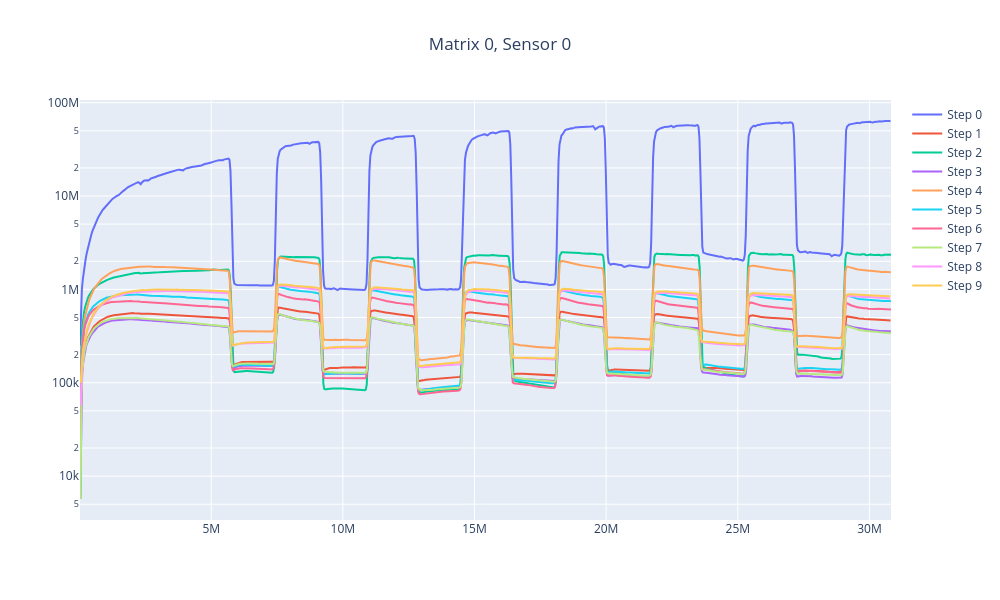
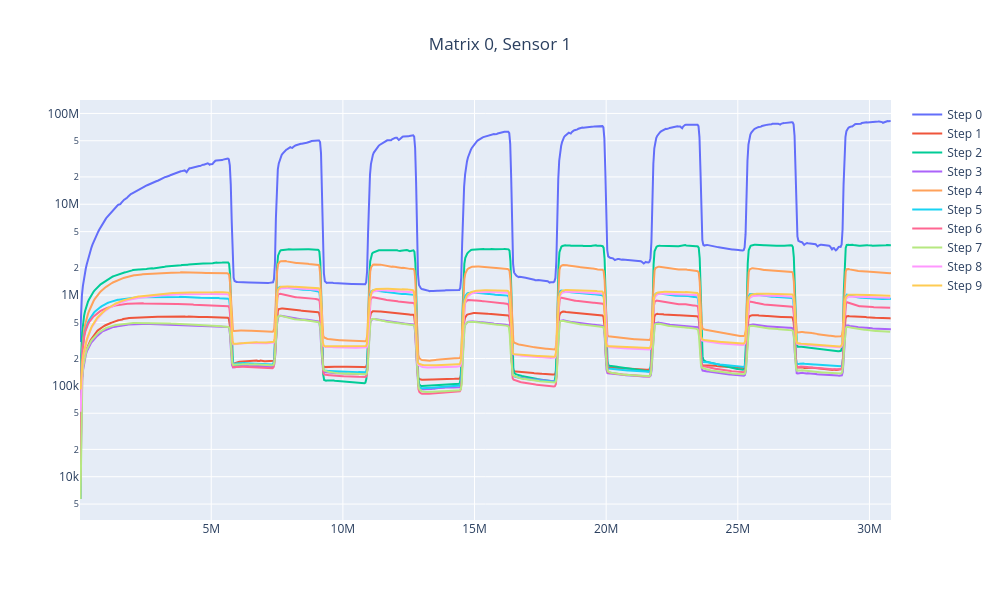
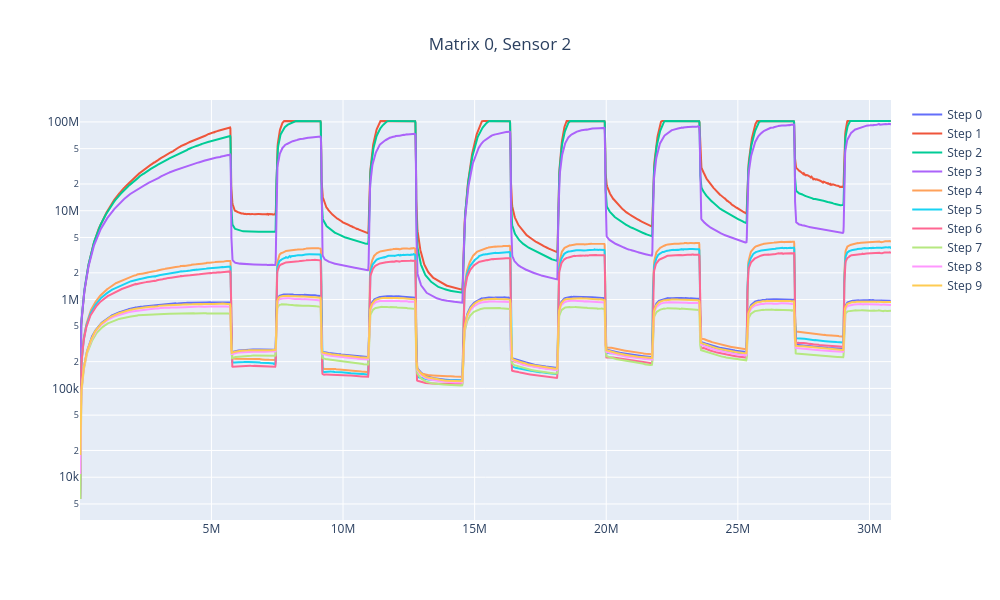
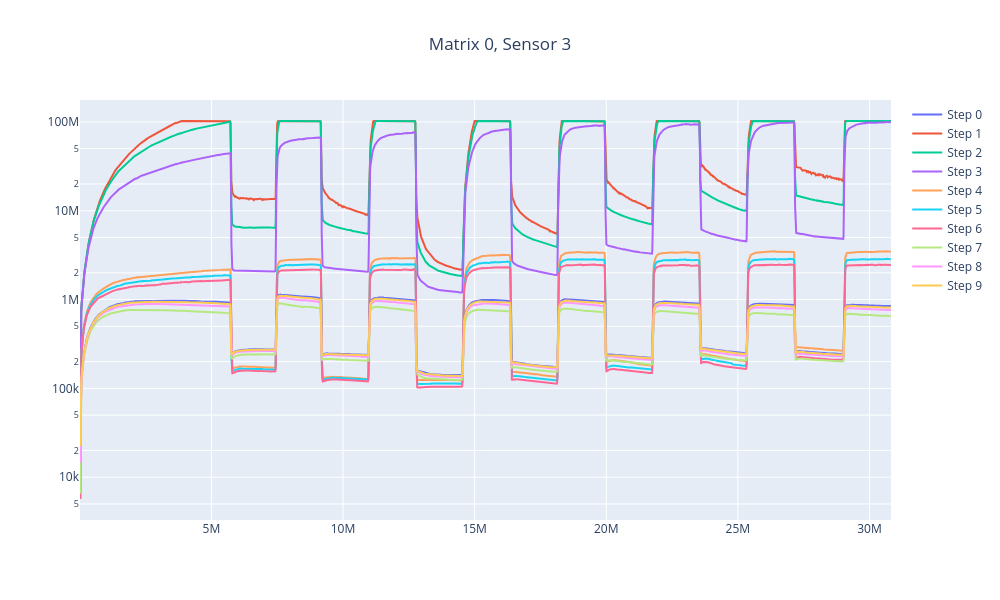

The notebook cell these images were saved under, in order:
### Code cell
for matrix in range(2):
    for sensor in range(8):
        plot_filtered_data(sensor_data, matrix, sensor)

### Figure 1 — Plotly figure (JSON) as saved in the notebook; plotly's stock layout.template omitted (floating-point values rounded to 4 significant figures; data arrays with more than 128 entries replaced by an {"elided": "..."} marker saying what was removed)
{"data": [{"mode": "lines", "name": "Step 0", "type": "scatter", "x": {"elided": "841 int values"}, "y": {"elided": "841 float values"}}, {"mode": "lines", "name": "Step 1", "type": "scatter", "x": {"elided": "841 int values"}, "y": {"elided": "841 float values"}}, {"mode": "lines", "name": "Step 2", "type": "scatter", "x": {"elided": "841 int values"}, "y": {"elided": "841 float values"}}, {"mode": "lines", "name": "Step 3", "type": "scatter", "x": {"elided": "841 int values"}, "y": {"elided": "841 float values"}}, {"mode": "lines", "name": "Step 4", "type": "scatter", "x": {"elided": "841 int values"}, "y": {"elided": "841 float values"}}, {"mode": "lines", "name": "Step 5", "type": "scatter", "x": {"elided": "841 int values"}, "y": {"elided": "841 float values"}}, {"mode": "lines", "name": "Step 6", "type": "scatter", "x": {"elided": "841 int values"}, "y": {"elided": "841 float values"}}, {"mode": "lines", "name": "Step 7", "type": "scatter", "x": {"elided": "841 int values"}, "y": {"elided": "841 float values"}}, {"mode": "lines", "name": "Step 8", "type": "scatter", "x": {"elided": "840 int values"}, "y": {"elided": "840 float values"}}, {"mode": "lines", "name": "Step 9", "type": "scatter", "x": {"elided": "840 int values"}, "y": {"elided": "840 float values"}}], "layout": {"height": 600, "title": {"text": "Matrix 0, Sensor 0", "x": 0.5}, "width": 1000, "yaxis": {"type": "log"}}}

### Figure 2 — Plotly figure (JSON) as saved in the notebook; plotly's stock layout.template omitted (floating-point values rounded to 4 significant figures; data arrays with more than 128 entries replaced by an {"elided": "..."} marker saying what was removed)
{"data": [{"mode": "lines", "name": "Step 0", "type": "scatter", "x": {"elided": "845 int values"}, "y": {"elided": "845 float values"}}, {"mode": "lines", "name": "Step 1", "type": "scatter", "x": {"elided": "845 int values"}, "y": {"elided": "845 float values"}}, {"mode": "lines", "name": "Step 2", "type": "scatter", "x": {"elided": "845 int values"}, "y": {"elided": "845 float values"}}, {"mode": "lines", "name": "Step 3", "type": "scatter", "x": {"elided": "845 int values"}, "y": {"elided": "845 float values"}}, {"mode": "lines", "name": "Step 4", "type": "scatter", "x": {"elided": "845 int values"}, "y": {"elided": "845 float values"}}, {"mode": "lines", "name": "Step 5", "type": "scatter", "x": {"elided": "845 int values"}, "y": {"elided": "845 float values"}}, {"mode": "lines", "name": "Step 6", "type": "scatter", "x": {"elided": "844 int values"}, "y": {"elided": "844 float values"}}, {"mode": "lines", "name": "Step 7", "type": "scatter", "x": {"elided": "844 int values"}, "y": {"elided": "844 float values"}}, {"mode": "lines", "name": "Step 8", "type": "scatter", "x": {"elided": "844 int values"}, "y": {"elided": "844 float values"}}, {"mode": "lines", "name": "Step 9", "type": "scatter", "x": {"elided": "844 int values"}, "y": {"elided": "844 float values"}}], "layout": {"height": 600, "title": {"text": "Matrix 0, Sensor 1", "x": 0.5}, "width": 1000, "yaxis": {"type": "log"}}}

### Figure 3 — Plotly figure (JSON) as saved in the notebook; plotly's stock layout.template omitted (floating-point values rounded to 4 significant figures; data arrays with more than 128 entries replaced by an {"elided": "..."} marker saying what was removed)
{"data": [{"mode": "lines", "name": "Step 0", "type": "scatter", "x": {"elided": "2836 int values"}, "y": {"elided": "2836 float values"}}, {"mode": "lines", "name": "Step 1", "type": "scatter", "x": {"elided": "2835 int values"}, "y": {"elided": "2835 float values"}}, {"mode": "lines", "name": "Step 2", "type": "scatter", "x": {"elided": "2836 int values"}, "y": {"elided": "2836 float values"}}, {"mode": "lines", "name": "Step 3", "type": "scatter", "x": {"elided": "2836 int values"}, "y": {"elided": "2836 float values"}}, {"mode": "lines", "name": "Step 4", "type": "scatter", "x": {"elided": "2836 int values"}, "y": {"elided": "2836 float values"}}, {"mode": "lines", "name": "Step 5", "type": "scatter", "x": {"elided": "2836 int values"}, "y": {"elided": "2836 float values"}}, {"mode": "lines", "name": "Step 6", "type": "scatter", "x": {"elided": "2836 int values"}, "y": {"elided": "2836 float values"}}, {"mode": "lines", "name": "Step 7", "type": "scatter", "x": {"elided": "2836 int values"}, "y": {"elided": "2836 float values"}}, {"mode": "lines", "name": "Step 8", "type": "scatter", "x": {"elided": "2836 int values"}, "y": {"elided": "2836 float values"}}, {"mode": "lines", "name": "Step 9", "type": "scatter", "x": {"elided": "2836 int values"}, "y": {"elided": "2836 float values"}}], "layout": {"height": 600, "title": {"text": "Matrix 0, Sensor 2", "x": 0.5}, "width": 1000, "yaxis": {"type": "log"}}}

### Figure 4 — Plotly figure (JSON) as saved in the notebook; plotly's stock layout.template omitted (floating-point values rounded to 4 significant figures; data arrays with more than 128 entries replaced by an {"elided": "..."} marker saying what was removed)
{"data": [{"mode": "lines", "name": "Step 0", "type": "scatter", "x": {"elided": "2847 int values"}, "y": {"elided": "2847 float values"}}, {"mode": "lines", "name": "Step 1", "type": "scatter", "x": {"elided": "2847 int values"}, "y": {"elided": "2847 float values"}}, {"mode": "lines", "name": "Step 2", "type": "scatter", "x": {"elided": "2847 int values"}, "y": {"elided": "2847 float values"}}, {"mode": "lines", "name": "Step 3", "type": "scatter", "x": {"elided": "2846 int values"}, "y": {"elided": "2846 float values"}}, {"mode": "lines", "name": "Step 4", "type": "scatter", "x": {"elided": "2846 int values"}, "y": {"elided": "2846 float values"}}, {"mode": "lines", "name": "Step 5", "type": "scatter", "x": {"elided": "2846 int values"}, "y": {"elided": "2846 float values"}}, {"mode": "lines", "name": "Step 6", "type": "scatter", "x": {"elided": "2846 int values"}, "y": {"elided": "2846 float values"}}, {"mode": "lines", "name": "Step 7", "type": "scatter", "x": {"elided": "2846 int values"}, "y": {"elided": "2846 float values"}}, {"mode": "lines", "name": "Step 8", "type": "scatter", "x": {"elided": "2846 int values"}, "y": {"elided": "2846 float values"}}, {"mode": "lines", "name": "Step 9", "type": "scatter", "x": {"elided": "2846 int values"}, "y": {"elided": "2846 float values"}}], "layout": {"height": 600, "title": {"text": "Matrix 0, Sensor 3", "x": 0.5}, "width": 1000, "yaxis": {"type": "log"}}}
